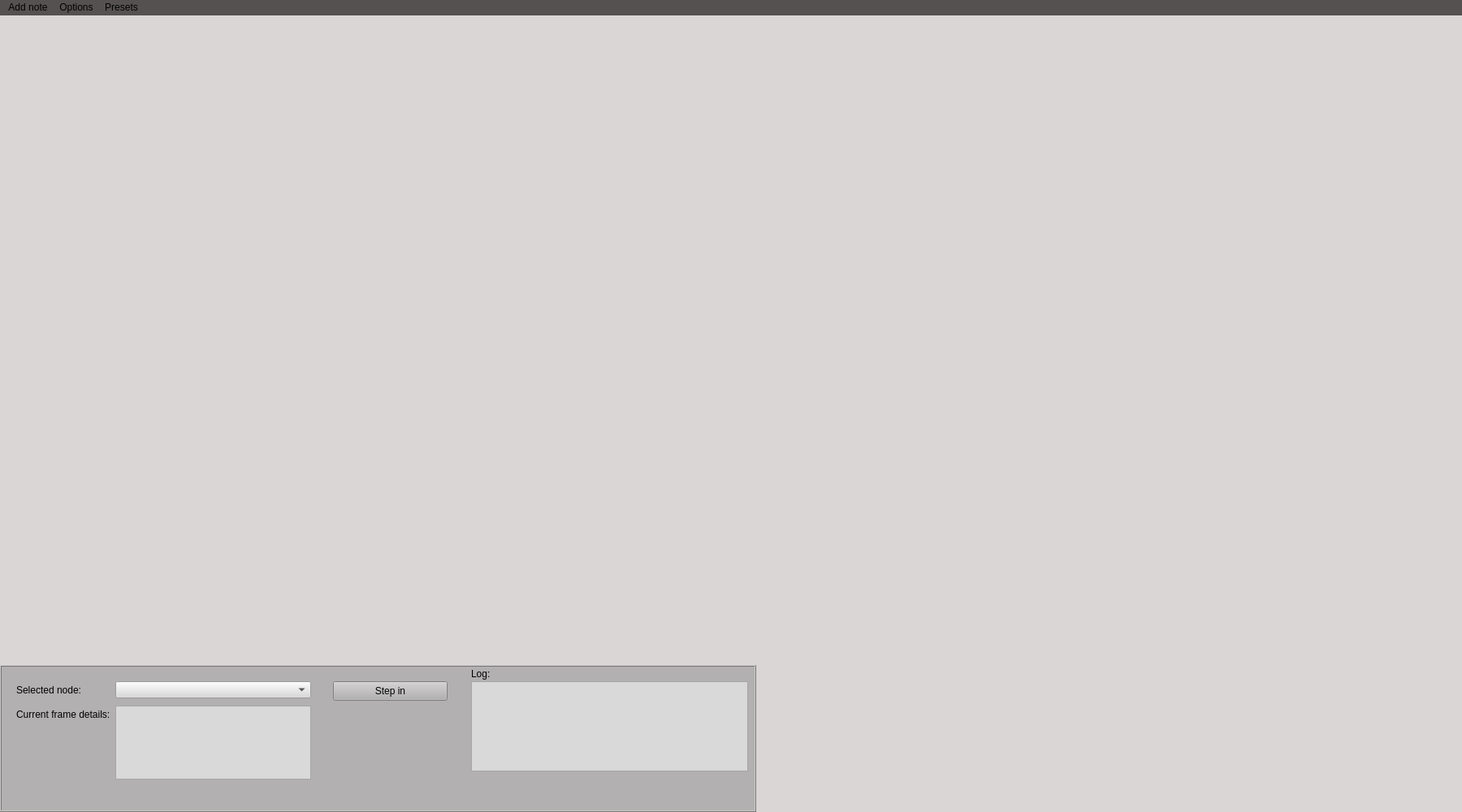
<?xml version="1.0" encoding="UTF-8"?>
<ui version="4.0">
 <class>MainWindow</class>
 <widget class="QMainWindow" name="MainWindow">
  <property name="windowModality">
   <enum>Qt::WindowModality::ApplicationModal</enum>
  </property>
  <property name="geometry">
   <rect>
    <x>0</x>
    <y>0</y>
    <width>1800</width>
    <height>1000</height>
   </rect>
  </property>
  <property name="focusPolicy">
   <enum>Qt::FocusPolicy::NoFocus</enum>
  </property>
  <property name="windowTitle">
   <string>CAN SIMULATOR - CODOREAN LUCA-ANDREI 30233 @2024</string>
  </property>
  <property name="layoutDirection">
   <enum>Qt::LayoutDirection::LeftToRight</enum>
  </property>
  <property name="autoFillBackground">
   <bool>false</bool>
  </property>
  <property name="styleSheet">
   <string notr="true">background-color: #DAD6D6;
color: black;</string>
  </property>
  <property name="animated">
   <bool>true</bool>
  </property>
  <property name="tabShape">
   <enum>QTabWidget::TabShape::Rounded</enum>
  </property>
  <widget class="QWidget" name="centralwidget">
   <property name="styleSheet">
    <string notr="true"/>
   </property>
   <widget class="QFrame" name="frame">
    <property name="geometry">
     <rect>
      <x>0</x>
      <y>800</y>
      <width>931</width>
      <height>181</height>
     </rect>
    </property>
    <property name="styleSheet">
     <string notr="true">background-color: #B2B0B0;</string>
    </property>
    <property name="frameShape">
     <enum>QFrame::Shape::Box</enum>
    </property>
    <property name="frameShadow">
     <enum>QFrame::Shadow::Raised</enum>
    </property>
    <widget class="QComboBox" name="cbNodes">
     <property name="geometry">
      <rect>
       <x>142</x>
       <y>20</y>
       <width>241</width>
       <height>21</height>
      </rect>
     </property>
     <property name="styleSheet">
      <string notr="true">background-color: #D9D9D9</string>
     </property>
    </widget>
    <widget class="QTextEdit" name="txtCurrentData">
     <property name="geometry">
      <rect>
       <x>142</x>
       <y>50</y>
       <width>241</width>
       <height>91</height>
      </rect>
     </property>
     <property name="styleSheet">
      <string notr="true">background-color: #D9D9D9</string>
     </property>
    </widget>
    <widget class="QLabel" name="lblSelected">
     <property name="geometry">
      <rect>
       <x>20</x>
       <y>20</y>
       <width>141</width>
       <height>21</height>
      </rect>
     </property>
     <property name="styleSheet">
      <string notr="true">background-color: transparent</string>
     </property>
     <property name="text">
      <string>Selected node:</string>
     </property>
    </widget>
    <widget class="QLabel" name="lblCurrentData">
     <property name="geometry">
      <rect>
       <x>20</x>
       <y>50</y>
       <width>141</width>
       <height>21</height>
      </rect>
     </property>
     <property name="styleSheet">
      <string notr="true">background-color: transparent</string>
     </property>
     <property name="text">
      <string>Current frame details:</string>
     </property>
    </widget>
    <widget class="QTextEdit" name="txtLog">
     <property name="geometry">
      <rect>
       <x>580</x>
       <y>20</y>
       <width>341</width>
       <height>111</height>
      </rect>
     </property>
     <property name="styleSheet">
      <string notr="true">background-color: #D9D9D9</string>
     </property>
    </widget>
    <widget class="QLabel" name="lblLog">
     <property name="geometry">
      <rect>
       <x>580</x>
       <y>0</y>
       <width>31</width>
       <height>21</height>
      </rect>
     </property>
     <property name="styleSheet">
      <string notr="true">background-color: transparent;</string>
     </property>
     <property name="text">
      <string>Log:</string>
     </property>
    </widget>
    <widget class="QPushButton" name="btnNextStep">
     <property name="geometry">
      <rect>
       <x>410</x>
       <y>20</y>
       <width>141</width>
       <height>24</height>
      </rect>
     </property>
     <property name="text">
      <string>Step in</string>
     </property>
    </widget>
   </widget>
  </widget>
  <widget class="QMenuBar" name="menubar">
   <property name="geometry">
    <rect>
     <x>0</x>
     <y>0</y>
     <width>1800</width>
     <height>22</height>
    </rect>
   </property>
   <property name="styleSheet">
    <string notr="true">QMenuBar {
background-color: #565151; 
}
QMenu {
	background-color: #D9D9D9;
	color: white; 
}
QMenu::item {
		color: black;
        background-color: #B1AFAF; 
        padding: 8px 20px;            
    }
    QMenu::item:selected {           
        background-color: #555555;  
    }
    QMenu::separator {
        height: 1px;
        background-color: #444444;          
        margin: 4px 0px;
    }

QAction {
	background-color: #B1AFAF;
}</string>
   </property>
   <widget class="QMenu" name="menuAdd_note">
    <property name="autoFillBackground">
     <bool>false</bool>
    </property>
    <property name="styleSheet">
     <string notr="true">background-color: #B1AFAF;</string>
    </property>
    <property name="title">
     <string>Add note</string>
    </property>
    <addaction name="actionServer_Node"/>
    <addaction name="actionArithmetic_Logic_Client_Node"/>
    <addaction name="actionRGB_Client_Node"/>
   </widget>
   <widget class="QMenu" name="menuSimulate">
    <property name="styleSheet">
     <string notr="true">background-color: #B1AFAF;</string>
    </property>
    <property name="title">
     <string>Options</string>
    </property>
    <addaction name="actionSimulate"/>
    <addaction name="actionReset"/>
   </widget>
   <widget class="QMenu" name="menuPresets">
    <property name="styleSheet">
     <string>background-color: #B1AFAF;</string>
    </property>
    <property name="title">
     <string>Presets</string>
    </property>
    <addaction name="clientServerExample"/>
    <addaction name="separator"/>
    <addaction name="firstExample"/>
    <addaction name="secondExample"/>
    <addaction name="thirdExample"/>
    <addaction name="separator"/>
    <addaction name="sixthExample"/>
    <addaction name="fifthExample"/>
   </widget>
   <addaction name="menuAdd_note"/>
   <addaction name="menuSimulate"/>
   <addaction name="menuPresets"/>
  </widget>
  <action name="actionRGB_Client_Node">
   <property name="text">
    <string>RGB Client Node</string>
   </property>
  </action>
  <action name="firstExample">
   <property name="text">
    <string>1 ALC, 1 RGBCL 1 color swap</string>
   </property>
  </action>
  <action name="actionSimulate">
   <property name="text">
    <string>Simulate</string>
   </property>
  </action>
  <action name="actionReset">
   <property name="text">
    <string>Reset</string>
   </property>
  </action>
  <action name="actionArithmetic_Logic_Client_Node">
   <property name="checkable">
    <bool>false</bool>
   </property>
   <property name="text">
    <string>Arithmetic &amp; Logic Client Node</string>
   </property>
  </action>
  <action name="actionServer_Node">
   <property name="text">
    <string>Server Node</string>
   </property>
  </action>
  <action name="secondExample">
   <property name="text">
    <string>1 ALC, 1 RGBCL, 2 color swaps</string>
   </property>
  </action>
  <action name="thirdExample">
   <property name="text">
    <string>1 ALC, 2 RGBCL, 1 color swap each</string>
   </property>
  </action>
  <action name="clientServerExample">
   <property name="text">
    <string>Client-Server Communication</string>
   </property>
   <property name="priority">
    <enum>QAction::Priority::NormalPriority</enum>
   </property>
  </action>
  <action name="actiontete">
   <property name="text">
    <string>tete</string>
   </property>
  </action>
  <action name="fifthExample">
   <property name="text">
    <string>Complex communication example</string>
   </property>
  </action>
  <action name="sixthExample">
   <property name="text">
    <string>Invalid destination error catcher</string>
   </property>
  </action>
 </widget>
 <resources/>
 <connections/>
</ui>
